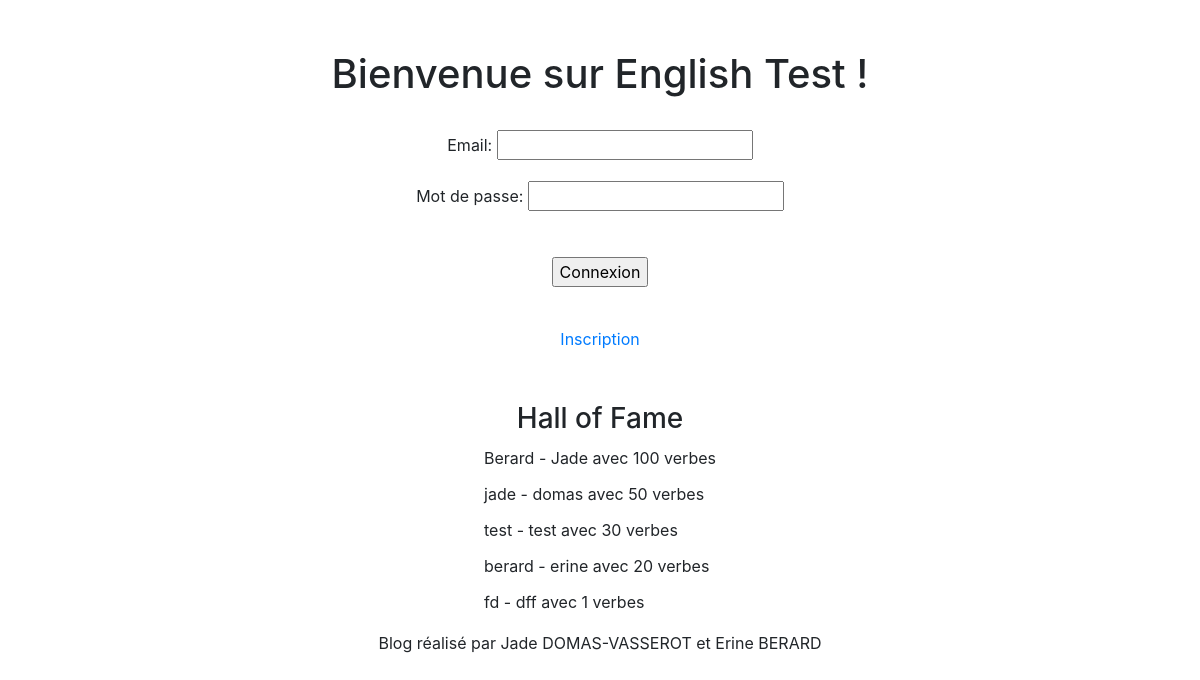
The app's page /index/ with its own data.
### english_test/models.py (models this page shows, shortened)
class Joueur(models.Model):
    email = models.CharField(max_length=200)
    nom = models.CharField(max_length=100)
    prenom = models.CharField(max_length=100)
    motDePasse = models.CharField(max_length=20)
    idVille = models.ForeignKey('Ville', on_delete=models.PROTECT)
    niveau = models.IntegerField()

### english_test/views.py (the view)
# urls.py: path('index/', views.accueil, name="accueil"),
def accueil(request):
    bestUser = Joueur.objects.all().order_by('-niveau')[:5]
    if request.method == 'POST':
        form = ConnexionForm(request.POST)
        if form.is_valid():
            email = form.cleaned_data['email']
            motDePasse = form.cleaned_data['motDePasse']
            user = Joueur.objects.filter(email=email, motDePasse=motDePasse).first()
            if user is not None:
                partie = Partie(idJoueur_id=user.id, score=0)
                partie.save()
                last_game = Partie.objects.filter(idJoueur=user.id).order_by('-id').first()
                if last_game:
                    return redirect('/jeu/{}'.format(partie.id))
                else:
                    return redirect('index')
            else:
                form.add_error(None, "L'adresse email ou le mot de passe est incorrect.")
    else:
        form = ConnexionForm()
    return render(request, 'index.html', {'form': form, 'bestUser': bestUser})

### english_test/form.py
class ConnexionForm(forms.Form):
    email = forms.CharField(max_length=200, label="Email",
                            widget=forms.EmailInput(
                            ), validators=[validators.validate_email], required=True)
    motDePasse = forms.CharField(max_length=20, label="Mot de passe",
                                 widget=forms.PasswordInput(
                                 ), required=True)

### templates/index.html (shortened to what this page needs)
<html>
<head>
  <link rel="stylesheet" href="https://stackpath.bootstrapcdn.com/bootstrap/4.3.1/css/bootstrap.min.css"
>
  <link href="/static/css/style.css" rel="stylesheet">
</head>
<body>
  <div class="container">
    <div class="textcenter">
      <h1>Bienvenue sur English Test !</h1>
      <br />
      <form method="post" action="{%  url 'accueil' %}" novalidate>
            {{ form.as_p}}
            <input type="submit" value="Connexion" class="submitBtn">
         </form>
      <br />
      <a href="/inscription">Inscription</a>
      <br />
      <br />
      <br />
      <div class="center">
        <table>
          <tr>
            <td colspan="2" style="text-align: center;">
              <h3>Hall of Fame</h3>
            </td>
          </tr>
          <tr>
           <td>
               {% for joueur in bestUser %}
                <p>{{ joueur.nom }} - {{ joueur.prenom }} avec {{joueur.niveau }} verbes</p>
               {% endfor %}
            </td>
          </tr>
        </table>
      </div>
    </div>
  </div>
 <footer class="center" id="footer">
        Blog réalisé par Jade DOMAS-VASSEROT et Erine BERARD
    </footer>
</body>
</html>

### static/css/style.css (style rules this page uses)
html { font-family: 'Roboto', sans-serif; padding-top: 50px; }
.textcenter { text-align: center; }
.center { display: flex; flex-direction: column; align-items: center; }
input[type="submit"] { margin-top: 25px; }
table { border-collapse: separate; }

### records on screen
Joueur: nom "Berard", prenom "Jade", niveau "100"
Joueur: nom "jade", prenom "domas", niveau "50"
Joueur: nom "test", prenom "test", niveau "30"
Joueur: nom "berard", prenom "erine", niveau "20"
Joueur: nom "fd", prenom "dff", niveau "1"
